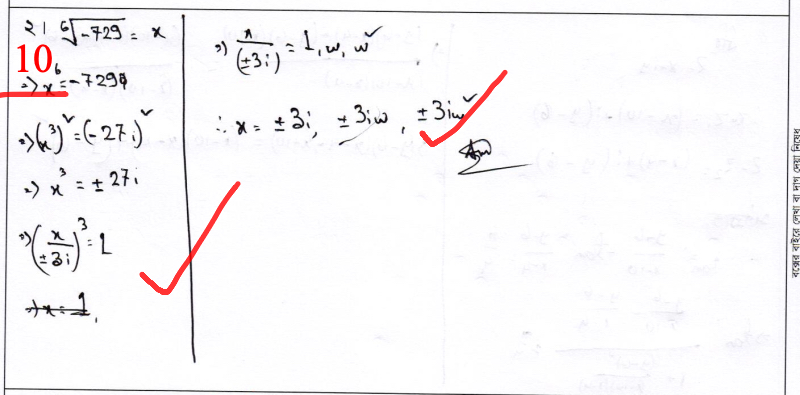
#> input picture udvash-scripts/images/1187.jpg, 800 x 395 px; its folder holds only this picture in this run
$ python test2.py
#> lines starting #> are read from the running program, lines starting #| are printed output that depends on the picture; after the words box and inside, x2 and y2 are one past the last pixel; in counts of white or black regions, pixels touching at a corner belong together
import numpy as np
from PIL import Image
import matplotlib.pyplot as plt
import glob
import os

image_files = glob.glob('/images/*.jpg')  # Adjust the path to your images

for image_file in image_files[:5]:
    print(f"Processing {image_file}...")
    image = Image.open(image_file).convert('RGB')
#> image is the input picture: PIL image 800x395 RGB; mean R, G, B 247.5, 245.8, 247.1
    data = np.array(image)

    red = data[:, :, 0]
    green = data[:, :, 1]
    blue = data[:, :, 2]
    red_mask = (red > 100) & (red > green + 30) & (red > blue + 30)
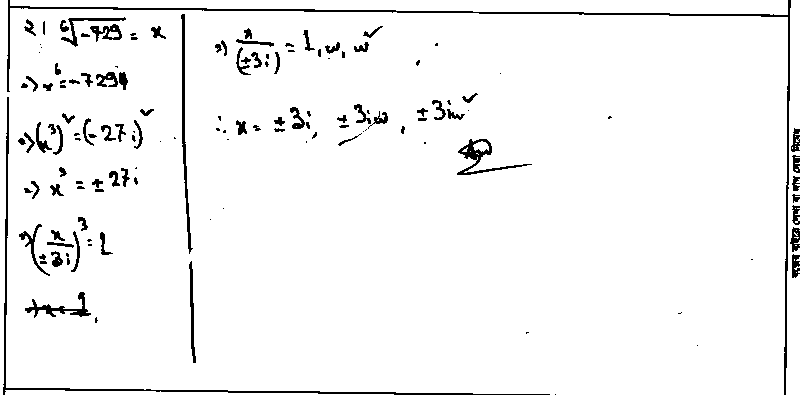
#> red_mask: shape (395, 800) bool; 95.9% white; 140 black regions (50 under 20 px), largest, box (x1, y1, x2, y2) and area: (7, 0, 791, 395) 2630, (3, 97, 550, 395) 1661, (181, 14, 193, 254) 704

    black_mask = (red < 50) & (green < 50) & (blue < 50)
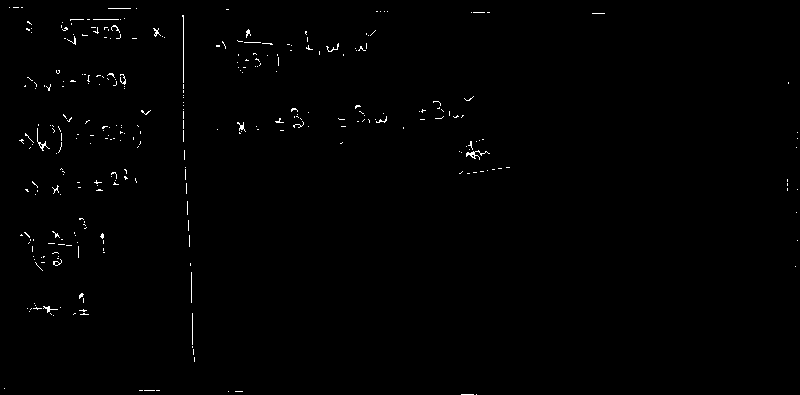
#> black_mask: shape (395, 800) bool; 0.61% white in thin lines or dots
    near_white_mask = (red > 220) & (green > 220) & (blue > 220)
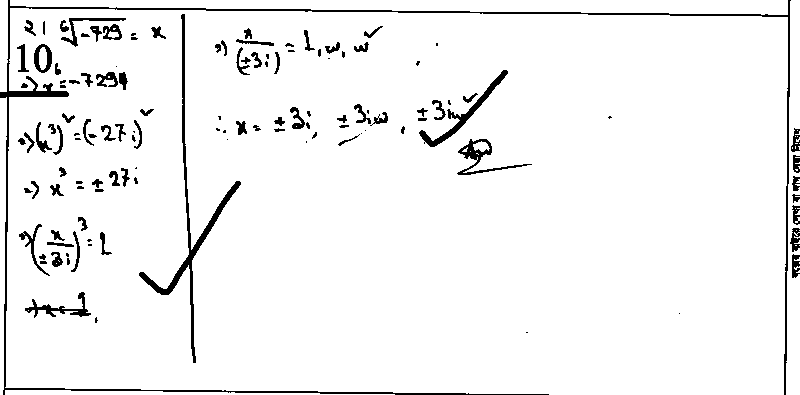
#> near_white_mask: shape (395, 800) bool; 95.2% white; 126 black regions (40 under 20 px), largest, box (x1, y1, x2, y2) and area: (0, 0, 791, 395) 4611, (139, 14, 241, 363) 1942, (419, 70, 508, 147) 794

    valid_candidates_mask = near_white_mask
    candidate_coords = np.argwhere(valid_candidates_mask)
#> candidate_coords = 300970 pairs, first value 0 to 394, second value 0 to 799

    if len(candidate_coords) == 0:
        print(f"No near-white candidates found in {image_file}, skipping.")
        continue

    red_coords = np.argwhere(red_mask)
#> red_coords = 302912 pairs, first value 0 to 394, second value 0 to 799
    output_data = data.copy()

    for y, x in red_coords:
        cy, cx = candidate_coords[np.random.randint(len(candidate_coords))]
        output_data[y, x] = data[cy, cx]
#> this loop made 302912 passes
#> (x, cy, cx) on passes 1 to 3: (0, 158, 532), (1, 203, 275), (2, 164, 453)

    output_image = Image.fromarray(output_data)
    base_name, ext = os.path.splitext(image_file)
    output_filename = f"{base_name}_reconstructed{ext}"
    output_image.save(output_filename)
    print(f"Saved {output_filename}")

print("Processing complete.")

$ run again, on udvash-scripts/images/1318.jpg
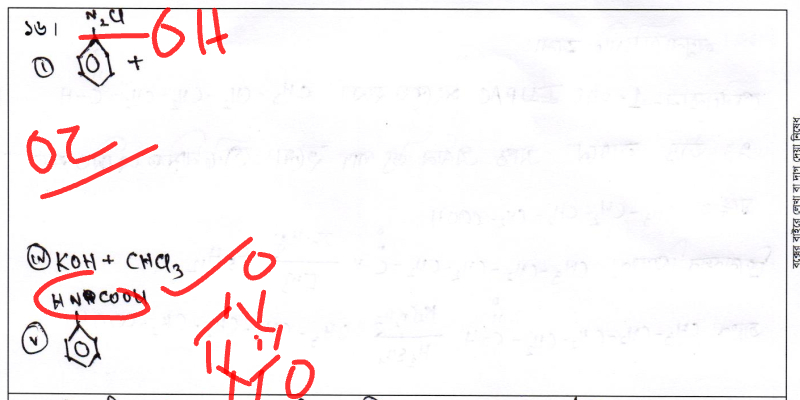
#> input picture udvash-scripts/images/1318.jpg, 800 x 400 px
#> image is the input picture: PIL image 800x400 RGB; mean R, G, B 249.6, 244.6, 245.1
#> `red_mask = (red > 100) & (red > green + 30) & (red > blue + 30)`:
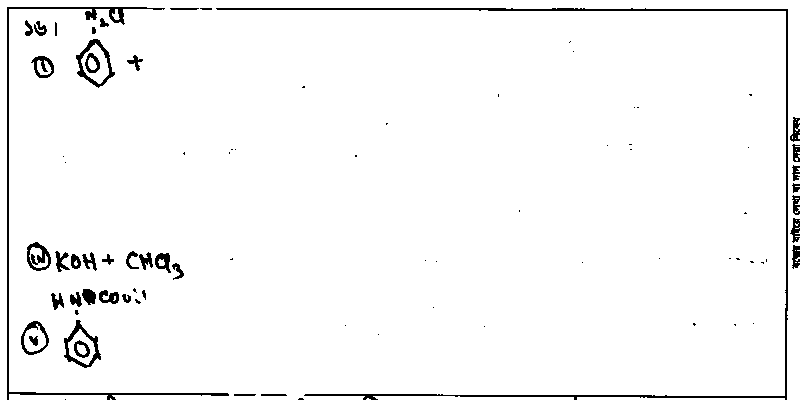
#> red_mask: shape (400, 800) bool; 96.9% white; 84 black regions (43 under 20 px), largest, box (x1, y1, x2, y2) and area: (216, 8, 788, 400) 2989, (7, 7, 229, 400) 1827, (76, 39, 115, 88) 463
#> black_mask: shape (400, 800) bool; 0.53% white in thin lines or dots
#> `near_white_mask = (red > 220) & (green > 220) & (blue > 220)`:
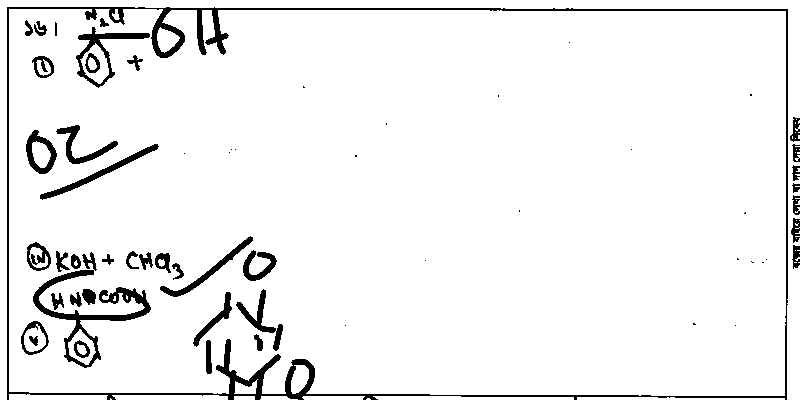
#> near_white_mask: shape (400, 800) bool; 94.3% white; 61 black regions (21 under 20 px), largest, box (x1, y1, x2, y2) and area: (7, 7, 788, 400) 7501, (33, 252, 151, 368) 2134, (76, 27, 150, 88) 881
#> candidate_coords = 301766 pairs, first value 0 to 399, second value 0 to 799
#> red_coords = 310059 pairs, first value 0 to 399, second value 0 to 799
#> the loop `for y, x in red_coords:` made 310059 passes
#> (cy, cx) on passes 1 to 3: (155, 233), (199, 750), (161, 400)

$ run again, on udvash-scripts/images/1353.jpg
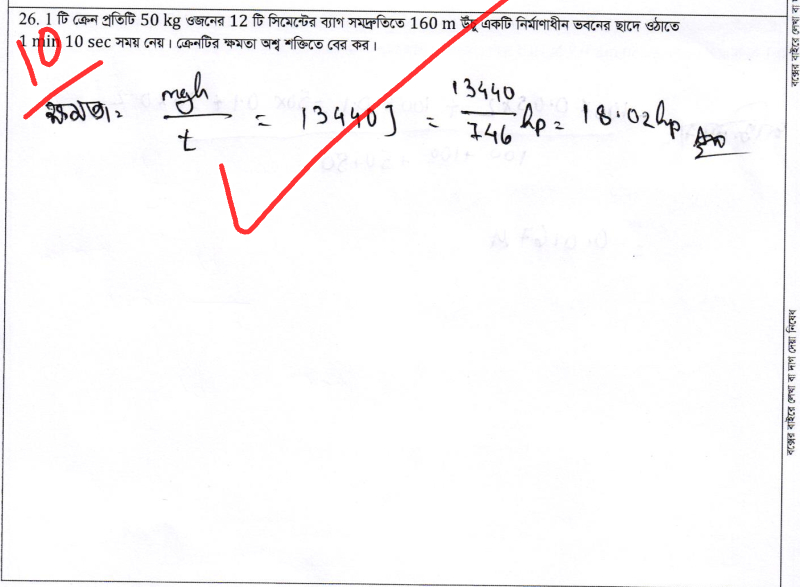
#> input picture udvash-scripts/images/1353.jpg, 800 x 587 px
#> image is the input picture: PIL image 800x587 RGB; mean R, G, B 249.1, 247.5, 248.1
#> `red_mask = (red > 100) & (red > green + 30) & (red > blue + 30)`:
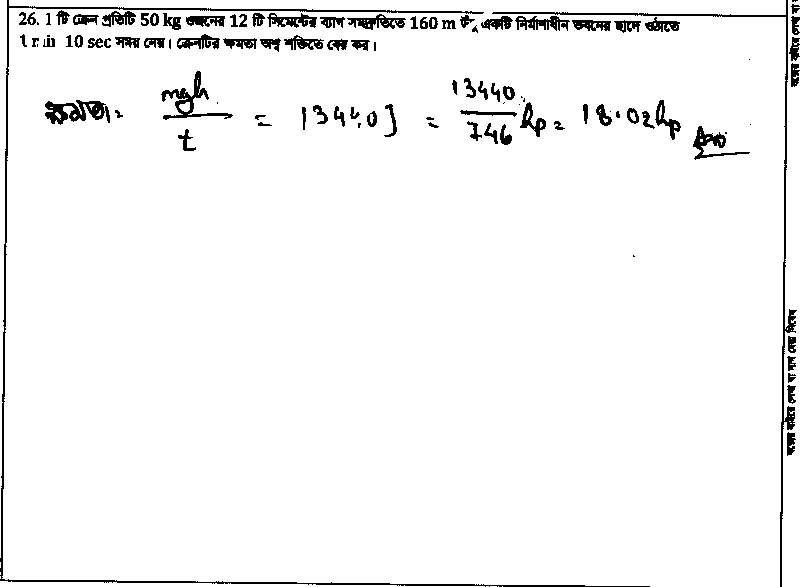
#> red_mask: shape (587, 800) bool; 96.2% white; 102 black regions (18 under 20 px), largest, box (x1, y1, x2, y2) and area: (0, 0, 650, 587) 3311, (492, 0, 797, 587) 2112, (45, 100, 110, 125) 843
#> black_mask: shape (587, 800) bool; 0.45% white in thin lines or dots, all inside (x1, y1, x2, y2) = (20, 8, 797, 445)
#> `near_white_mask = (red > 220) & (green > 220) & (blue > 220)`:
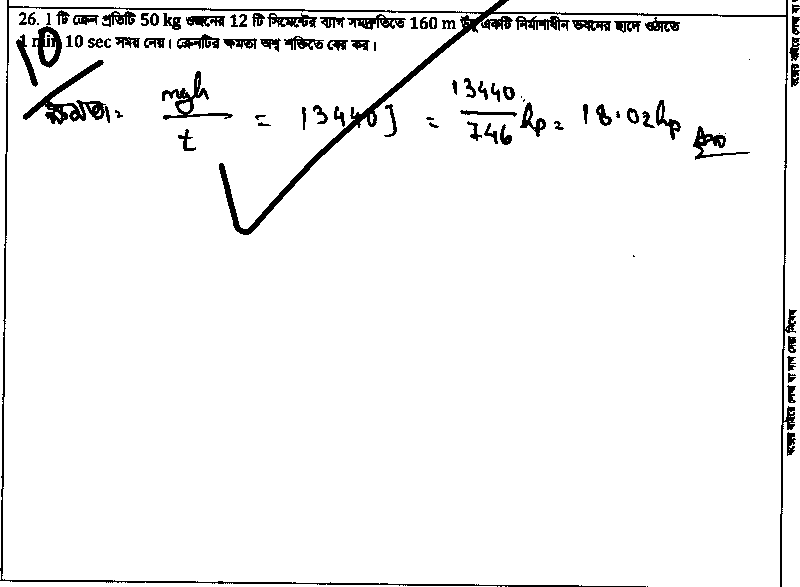
#> near_white_mask: shape (587, 800) bool; 95.5% white; 90 black regions (13 under 20 px), largest, box (x1, y1, x2, y2) and area: (0, 0, 797, 587) 8145, (23, 60, 110, 125) 1383, (162, 71, 233, 120) 749
#> candidate_coords = 448481 pairs, first value 0 to 586, second value 0 to 799
#> red_coords = 451593 pairs, first value 0 to 586, second value 0 to 799
#> the loop `for y, x in red_coords:` made 451593 passes
#> (x, cy, cx) on passes 1 to 3: (0, 405, 693), (1, 569, 569), (2, 168, 218)

$ run again, on udvash-scripts/images/1371.jpg
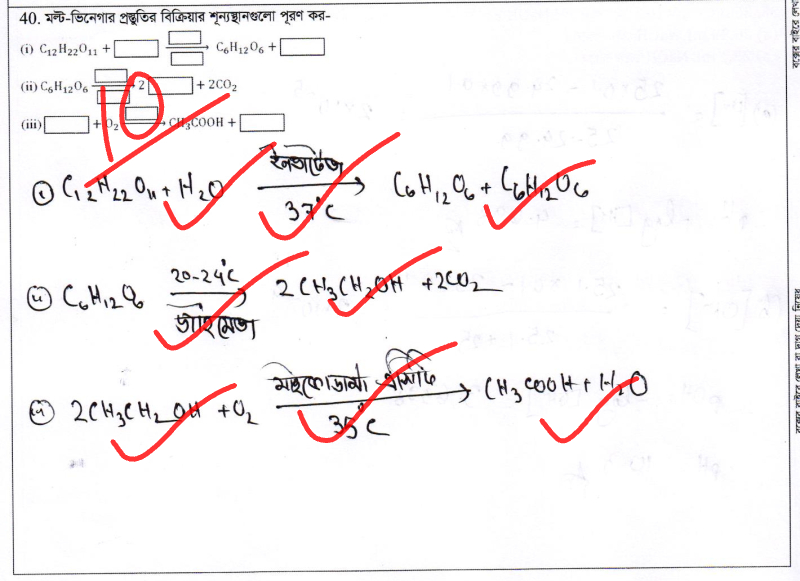
#> input picture udvash-scripts/images/1371.jpg, 800 x 581 px
#> image is the input picture: PIL image 800x581 RGB; mean R, G, B 246.8, 242.8, 243.3
#> `red_mask = (red > 100) & (red > green + 30) & (red > blue + 30)`:
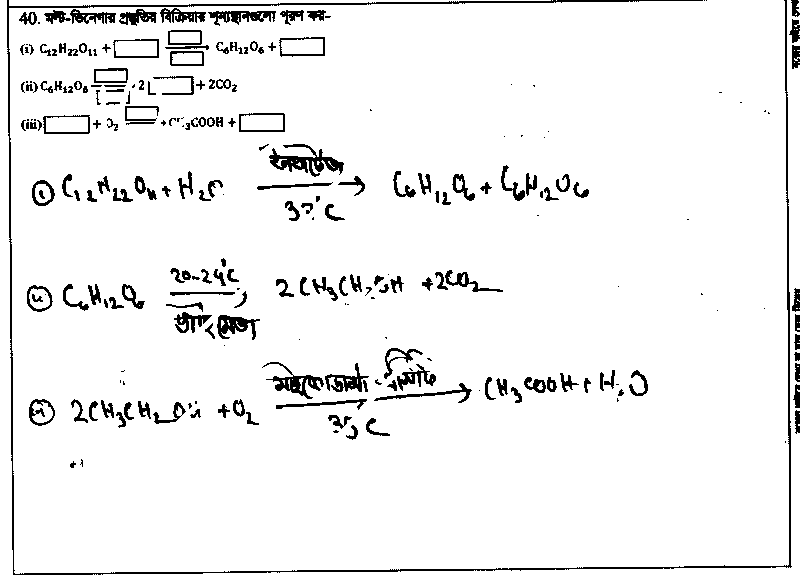
#> red_mask: shape (581, 800) bool; 94.5% white; 239 black regions (63 under 20 px), largest, box (x1, y1, x2, y2) and area: (7, 0, 792, 575) 5035, (269, 144, 344, 177) 956, (262, 362, 324, 399) 646
#> black_mask: shape (581, 800) bool; 0.73% white in thin lines or dots, all inside (x1, y1, x2, y2) = (22, 0, 800, 438)
#> `near_white_mask = (red > 220) & (green > 220) & (blue > 220)`:
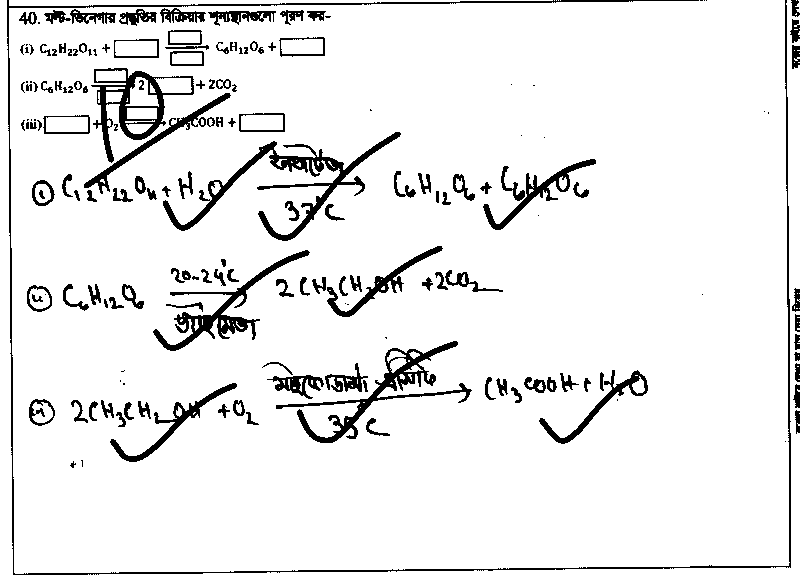
#> near_white_mask: shape (581, 800) bool; 92.5% white; 174 black regions (36 under 20 px), largest, box (x1, y1, x2, y2) and area: (7, 0, 791, 575) 4798, (163, 132, 401, 241) 3581, (276, 341, 472, 443) 2736
#> candidate_coords = 430135 pairs, first value 0 to 580, second value 0 to 799
#> red_coords = 439160 pairs, first value 0 to 580, second value 0 to 799
#> the loop `for y, x in red_coords:` made 439160 passes
#> (x, cy, cx) on passes 1 to 3: (0, 420, 723), (1, 161, 189), (2, 210, 791)

$ run again, on udvash-scripts/images/1210.jpg
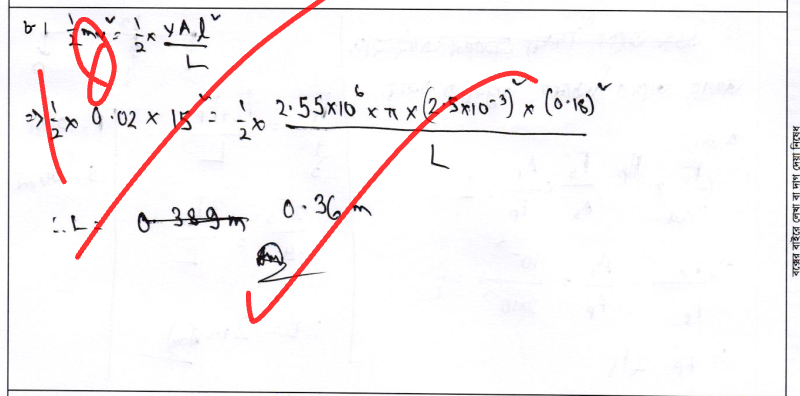
#> input picture udvash-scripts/images/1210.jpg, 800 x 396 px
#> image is the input picture: PIL image 800x396 RGB; mean R, G, B 247.7, 243.9, 244.6
#> `red_mask = (red > 100) & (red > green + 30) & (red > blue + 30)`:
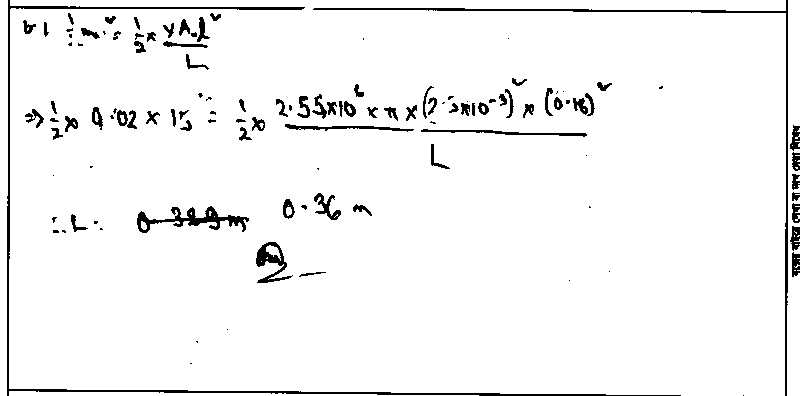
#> red_mask: shape (396, 800) bool; 95.7% white; 117 black regions (39 under 20 px), largest, box (x1, y1, x2, y2) and area: (7, 0, 681, 396) 2938, (313, 0, 788, 396) 1884, (137, 206, 249, 233) 984
#> black_mask: shape (396, 800) bool; 0.75% white in thin lines or dots
#> `near_white_mask = (red > 220) & (green > 220) & (blue > 220)`:
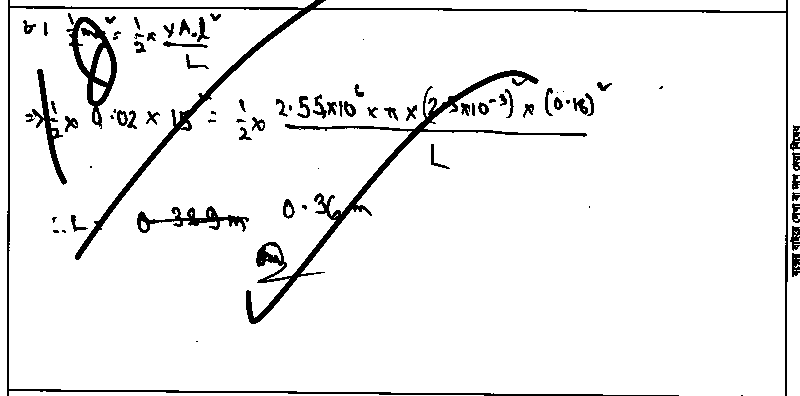
#> near_white_mask: shape (396, 800) bool; 93.8% white; 82 black regions (19 under 20 px), largest, box (x1, y1, x2, y2) and area: (7, 0, 788, 396) 6876, (246, 70, 587, 324) 4414, (66, 17, 117, 129) 1679
#> candidate_coords = 297240 pairs, first value 0 to 395, second value 0 to 799
#> red_coords = 303306 pairs, first value 0 to 395, second value 0 to 799
#> the loop `for y, x in red_coords:` made 303306 passes
#> (x, cy, cx) on passes 1 to 3: (0, 162, 563), (1, 207, 401), (2, 168, 630)
